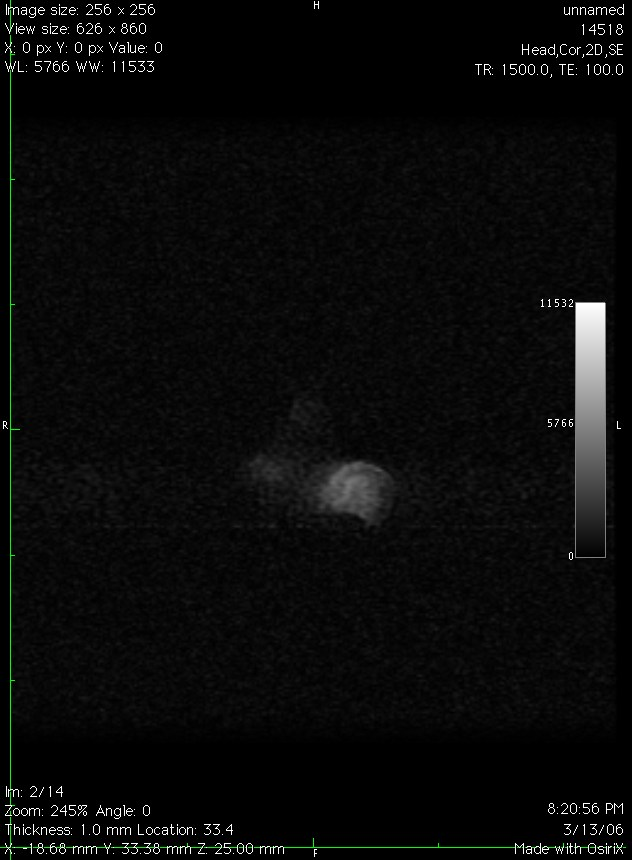
%> input picture Emily/1_photos/MRI-1.jpg, 632 x 860 px; its folder holds only this picture in this run
$ octave imageManip.m   (GNU Octave 9; MATLAB toolbox functions it lacks are replaced by stand-ins)
%> lines starting %> are read from the running program, lines starting %| are printed output that depends on the picture
### Emily/findCenterOfMass.m
% Use this to crop around the brighest region of the image???
function [centerX,centerY] = findCenterOfMass(matrix)
[row,col] = size(matrix);
totalMass = 0;
xmoment = 0;
ymoment = 0;
for r = 1:row
    for c = 1:col
        xmoment = double(xmoment) + c * double(matrix(r,c));
        ymoment = double(ymoment) + r * double(matrix(r,c));
        totalMass = double(totalMass) + double(matrix(r,c));
    end
end
centerX = xmoment/totalMass;
centerY = ymoment/totalMass;
return
end

### Emily/histNormal.m
function image = histNormal(image,min,max)
      k2 = double(image);
      k3 = (k2-min)./(max-min);
      k4 = k3.*255;
      k5=uint8(k4);
      image = k5;
      return
 end

### Emily/imageManip.m
directory = dir("1_photos/*.jpg");

% crop
 for i = 1:length(directory)
      %Finds original image and converts to grayscale
      image_path = strcat("1_photos/",directory(i).name);
      img = rgb2gray(imread(image_path));
%> img: size 860x632 uint8; min 0, max 255, mean 10.5
      % Crops to a 509 x 461 image and writes to new file
      cropped = imcrop(img,[20,75,520,709]);
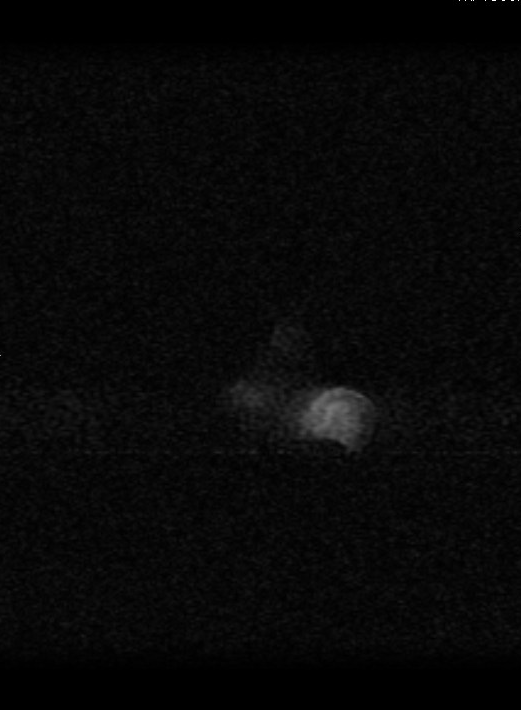
%> cropped: size 710x521 uint8; min 0, max 255, mean 8
      [x,y] = findCenterOfMass(cropped);
%> after the loop in findCenterOfMass, `for r = 1:row`: totalMass = 2962969; xmoment = 791024607; ymoment = 1078895289
%> in findCenterOfMass, `centerX = xmoment/totalMass;`: centerX = 267
%> in findCenterOfMass, `centerY = ymoment/totalMass;`: centerY = 364.1
%> x = 267; y = 364.1
      cropped2 = imcrop(cropped,[round(x)-200,round(y)-200,400,400]);
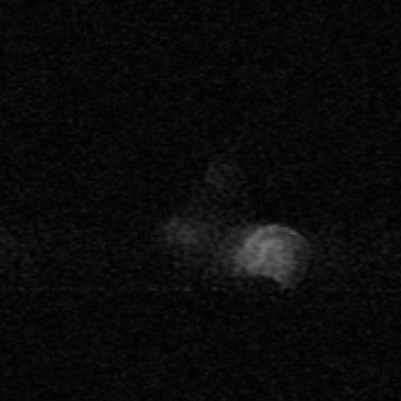
%> cropped2: size 401x401 uint8; min 0, max 118, mean 10.5
      new_file_path = strcat("2_cropped/",directory(i).name);
      imwrite(cropped2,new_file_path);
 end

 % Histogram Normalization
 for i = 1:length(directory)
      % Finds original image and converts to grayscale
      image_path = strcat("2_cropped/",directory(i).name);
      img = imread(image_path);
%> img: size 401x401 uint8; min 0, max 117, mean 10.5
      hNorm = histNormal(img, 30, 250);
%> in histNormal, `k3 = (k2-min)./(max-min);`:
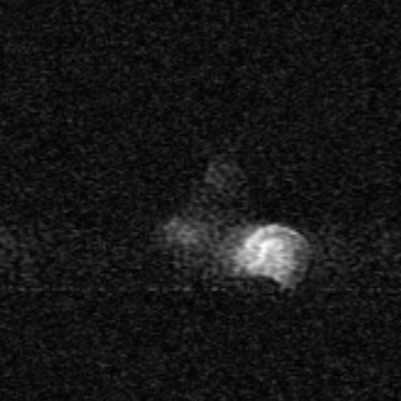
%> k3: size 401x401 double; min -0.136, max 0.395, mean -0.0884; drawn with min black and max white
%> in histNormal, `k5=uint8(k4);`:
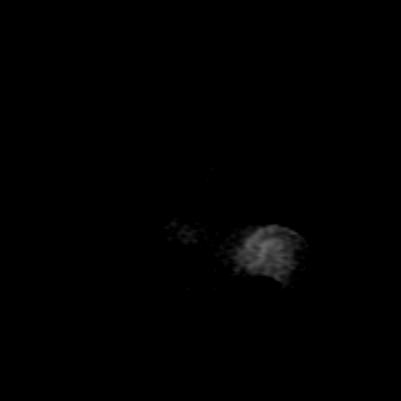
%> k5: size 401x401 uint8; min 0, max 101, mean 1
      imtool(hNorm,[]);
      myHist = histogram(img);
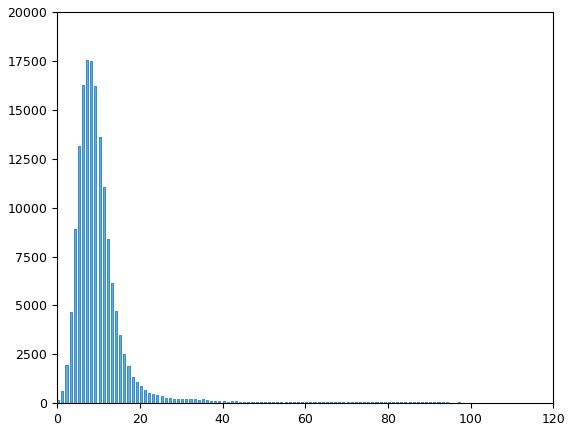
%> figure redrawn from the program's plot data; tallest bar 17567 high, from x = 7 to 7.5
      imhist(hNorm);
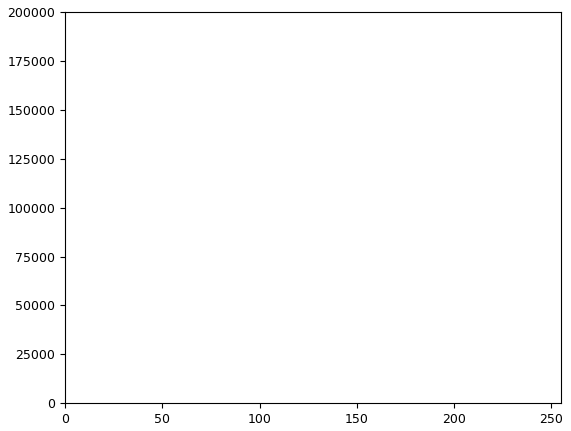
%> figure redrawn from the program's plot data; highest point at x = 0, y = 155867

      new_file_path = strcat("3_normalized/",directory(i).name);
      imwrite(hNorm,new_file_path);
      Gauss = imgaussfilt(hNorm,10);
      new_file_path = strcat("4_gauss/",directory(i).name);
      imwrite(Gauss,new_file_path);

 end


%  subplot(1,2,1);
%  imshow('MRI-9.jpg');
%  title('stuff!');

$ run again, on Emily/1_photos/MRI-13.jpg
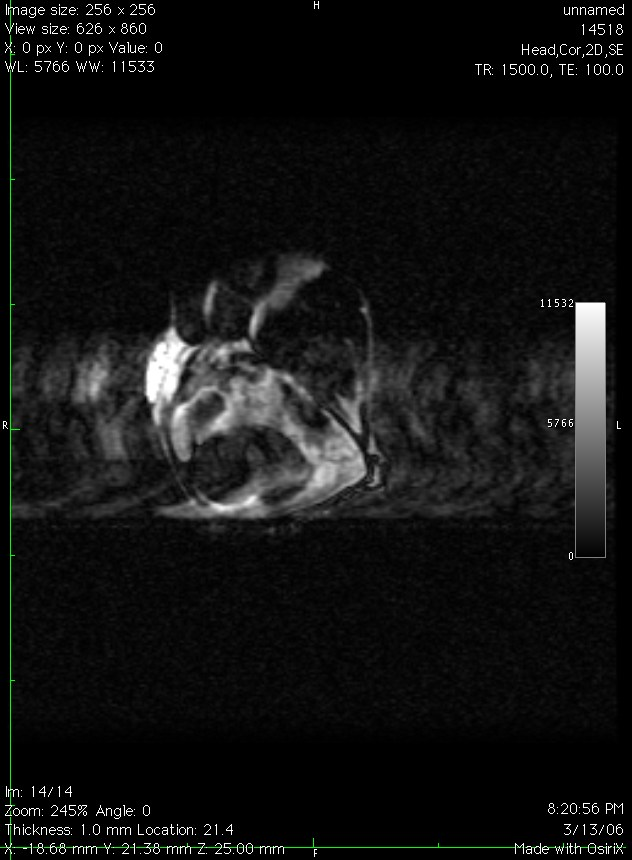
%> input picture Emily/1_photos/MRI-13.jpg, 632 x 860 px
%> `cropped = imcrop(img,[20,75,520,709]);`:
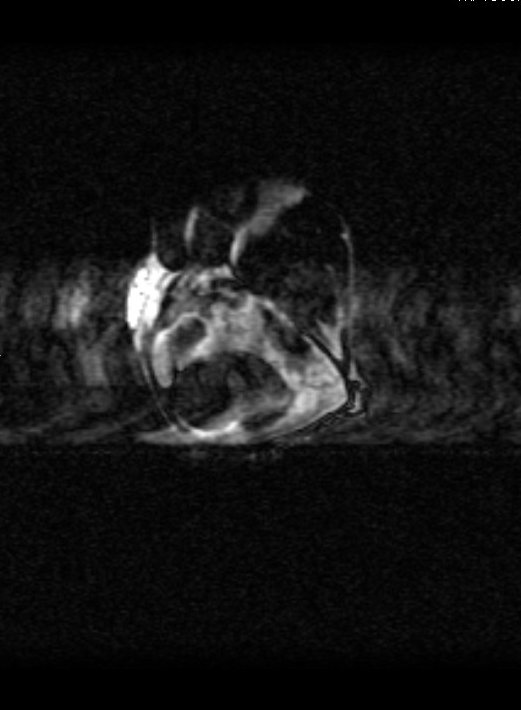
%> cropped: size 710x521 uint8; min 0, max 255, mean 20
%> after the loop in findCenterOfMass, `for r = 1:row`: totalMass = 7389666; xmoment = 1819596718; ymoment = 2559951248
%> centerX = 246.2
%> centerY = 346.4
%> x = 246.2; y = 346.4
%> `Gauss = imgaussfilt(hNorm,10);`:
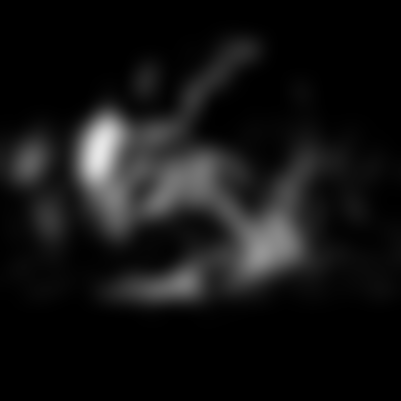
%> Gauss: size 401x401 uint8; min 0, max 231, mean 20.1

$ run again, on Emily/1_photos/MRI-14.jpg
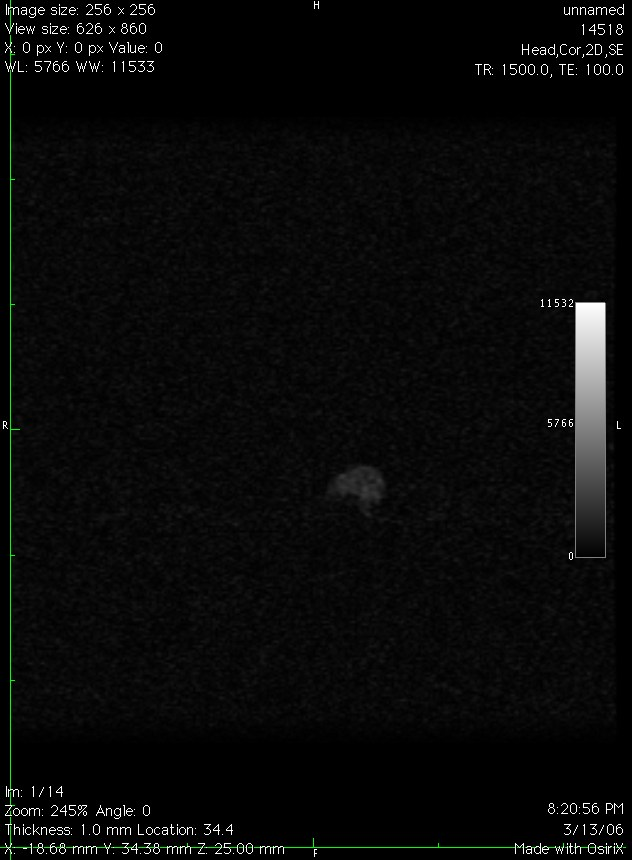
%> input picture Emily/1_photos/MRI-14.jpg, 632 x 860 px
%> after the loop in findCenterOfMass, `for r = 1:row`: totalMass = 2609496; xmoment = 686211843; ymoment = 931921845
%> centerX = 263
%> centerY = 357.1
%> x = 263; y = 357.1
%> in histNormal, `k2 = double(image);`:
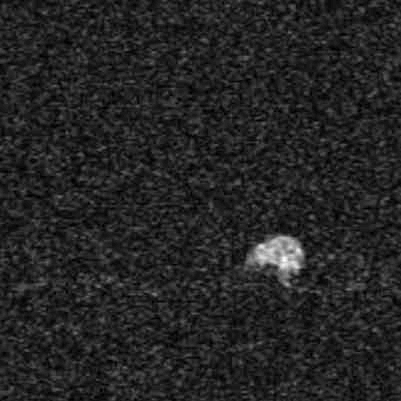
%> k2: size 401x401 double; min 0, max 60, mean 8.5; mean of the top-left, top-right, bottom-left and bottom-right quarters 8.1, 8.1, 8.4, 9.6; drawn with min black and max white
%> `myHist = histogram(img);`:
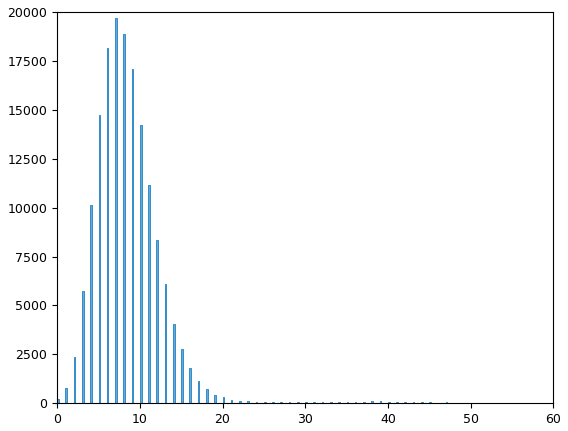
%> figure redrawn from the program's plot data; tallest bar 19711 high, from x = 7 to 7.2

$ run again, on Emily/1_photos/MRI-2.jpg
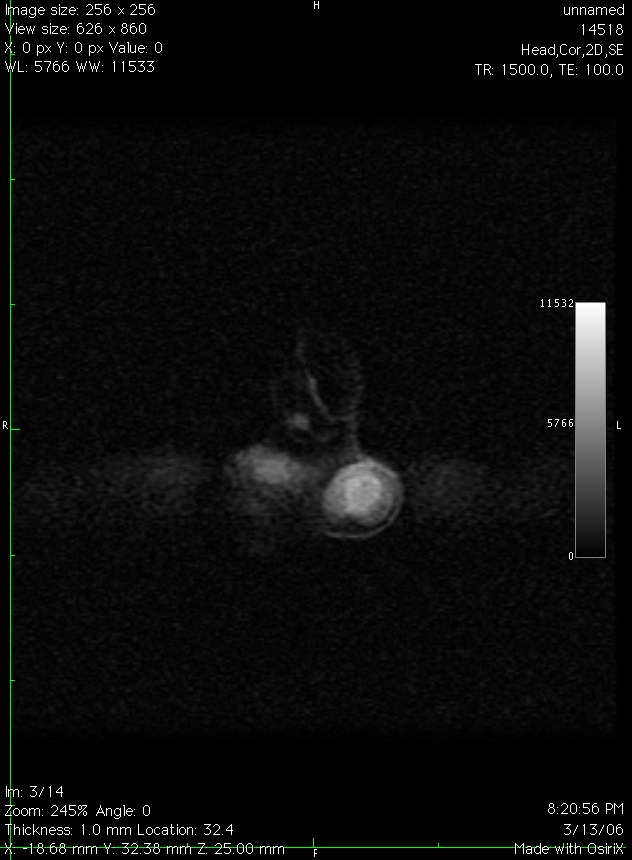
%> input picture Emily/1_photos/MRI-2.jpg, 632 x 860 px
%> after the loop in findCenterOfMass, `for r = 1:row`: totalMass = 3596838; xmoment = 978756720; ymoment = 1332135096
%> centerX = 272.1
%> centerY = 370.4
%> x = 272.1; y = 370.4
%> in histNormal, `k5=uint8(k4);`:
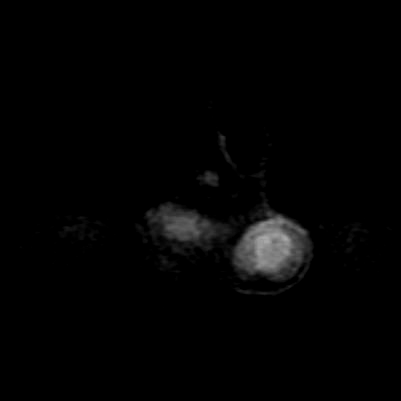
%> k5: size 401x401 uint8; min 0, max 169, mean 3.3
%> `myHist = histogram(img);`:
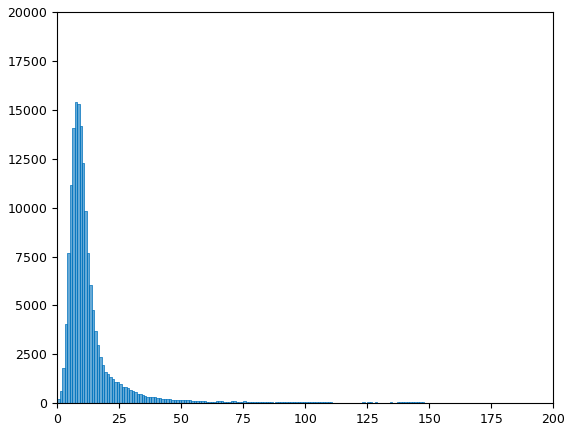
%> figure redrawn from the program's plot data; tallest bar 15377 high, from x = 7 to 8
